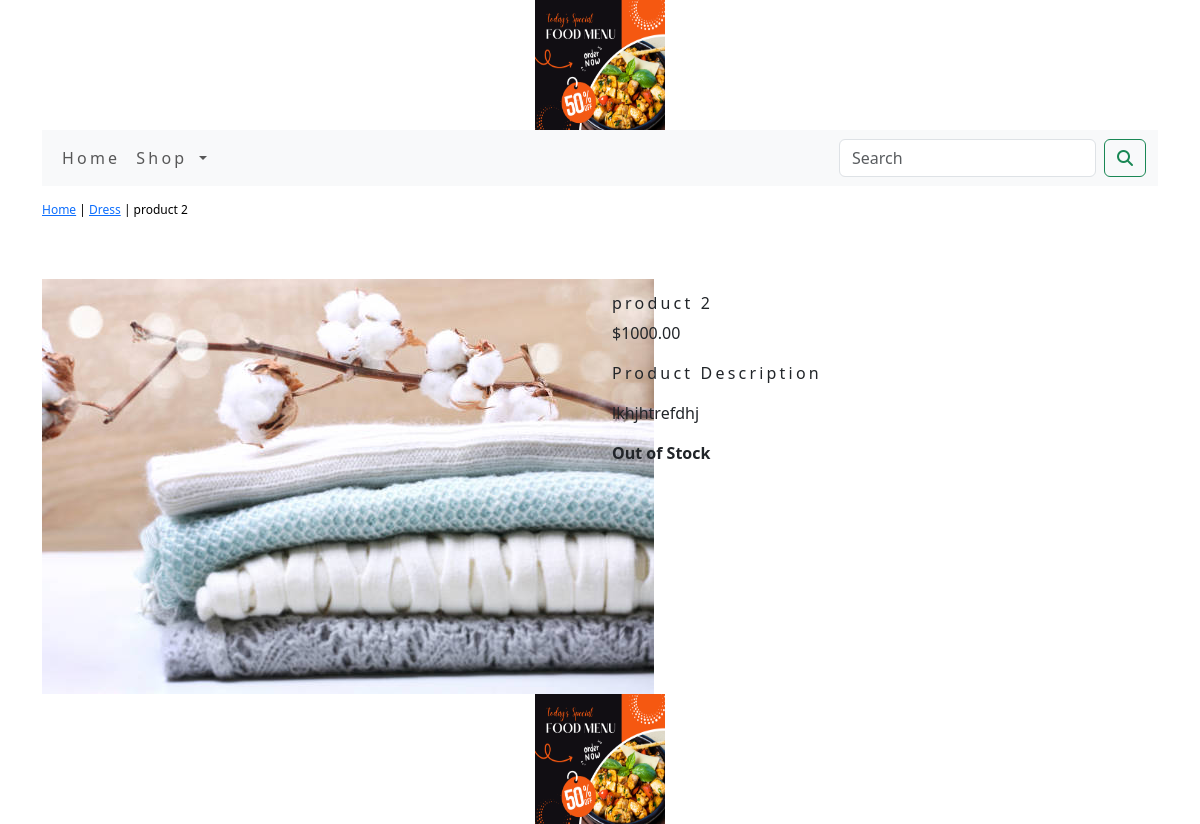
Page /shop/dress/product-2/ on the committed database.
### shop/models.py (models this page shows, shortened)
class Product(models.Model):
    name = models.CharField(max_length=250, unique=True)
    slug = models.SlugField(max_length=250, unique=True)
    description = models.TextField(blank=True)
    price=models.DecimalField(max_digits=10,decimal_places=2)
    category=models.ForeignKey(Category,on_delete=models.CASCADE)
    image = models.ImageField(upload_to='product', blank=True)
    stock=models.IntegerField()
    available=models.BooleanField(default=True)
    created=models.DateTimeField(auto_now_add=True)
    updated=models.DateTimeField(auto_now=True)
    class Meta:
        ordering=('name',)
        verbose_name='product'
        verbose_name_plural='products'

class Category(models.Model):
    name=models.CharField(max_length=250,unique=True)
    slug=models.SlugField(max_length=250,unique=True)
    description=models.TextField(blank=True)
    image=models.ImageField(upload_to='category',blank=True)
    class Meta:
        ordering=('name',)
        verbose_name='category'
        verbose_name_plural='categories'
    def get_url(self):
        return reverse('shop:products_by_category',args=[self.slug])
    def __str__(self):
        return '{}'.format(self.name)

### shop/views.py (the view)
# urls.py: path('<slug:c_slug>/<slug:product_slug>/',views.proDetail,name='prodCatdetail'),
def proDetail(request,c_slug,product_slug):
    try:
        product=Product.objects.get(category__slug=c_slug,slug=product_slug)
    except Exception as e:
        raise e
    return render(request,'product.html',{'product':product})

### cart/context_processors.py (called while the page is built)
def counter(request):
    item_count=0
    if 'admin' in request.path:
        return {}
    else:
        try:
            cart=Cart.objects.filter(cart_id=_cart_id(request))
            cart_items=CartItem.objects.all().filter(cart=cart[:1])
            for cart_item in cart_items:
                item_count += cart_item.quantity
        except Cart.DoesNotExist:
            item_count =0
    return dict(item_count=item_count)

### cart/views.py (called while the page is built)
def _cart_id(request):
    cart=request.session.session_key
    if not cart:
        cart=request.session.create()
    return cart

### shop/context_processors.py (called while the page is built)
def menu_links(request):
    links=Category.objects.all()
    return dict(links=links)

### templates/product.html (shortened to what this page needs)
{% extends 'base.html' %}
{% load static %}
{% block content %}
<div class="row my_prod_row_class">
    <div class="mx_auto">
        <P> <a href="{% url 'shop:allProdCat' %}">Home</a> | <a href ="{{product.category.get_url}}">{{product.category}}</a> | {{product.name}}</P>
    </div>
</div>
<br>
<div class="row">
    <div class="col-12 col-sm-12 col-md-12 col-lg-6 text-center">
        <div style="min-width:18rem">
            <img src="{{product.image.url}}" alt="{{product.name}}">
        </div>
    </div>
     <div class="col-12 col-sm-12 col-md-12 col-lg-6">
         <h1 class="my_prod_title">{{product.name}}</h1>
         <div>
         <p>${{product.price}}</p>
         <p class="my_title"> Product Description </p>
         <p class="text-justify my_rod_text">{{product.description}}</p>
         {% if  product.stock %}
         <p class="text-justify my_prod_text"><b>Out of Stock</b></p>
         {% else %}
         <a class="btn btn-secondary" href=" {% url 'cart:add_cart' product.id %}">Add to Cart</a>
         {% endif %}
     </div>
 </div>
</div>
</div>
{% endblock %}

### static/css/custom.css (style rules this page uses)
body { font-family: 'Roboto' , sans-serif; }
.my_title { font-size:16px; text_transform:uppercase; letter-spacing:.2em; }
.my_prod_row_class { padding-top:15px; padding-bottom:20px }
.my_prod_row_class .mx_auto { color:#000; font-size:12px; text-decoration:none; }
.my_prod_title { font-size:16px; text_transform:uppercase; letter-spacing:.2em; padding-top:15px; padding-bottom-10px; }
.my_prod_text { padding-right:20px; }

### rows in the picture
Product: category "Dress", name "product 2", image (picture), price "1000.00", description "lkhjhtrefdhj"
